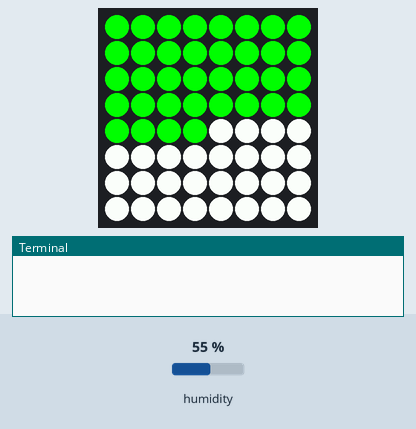
Recording of a program running on a simulated Raspberry Pi (BCM pin numbers) with a Sense HAT. On the bench: the Sense HAT's 8×8 RGB LED matrix, the last lines printed to the terminal. Inputs (shaded band) come from the test bench; at power-on: humidity 55 %.

Above: at 1.2 s.
1.3 s: humidity set to 22 %
At 3.6 s:
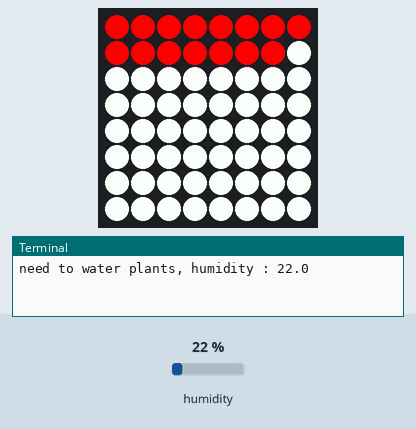
4.5 s: humidity set to 88 %
At 7.2 s:
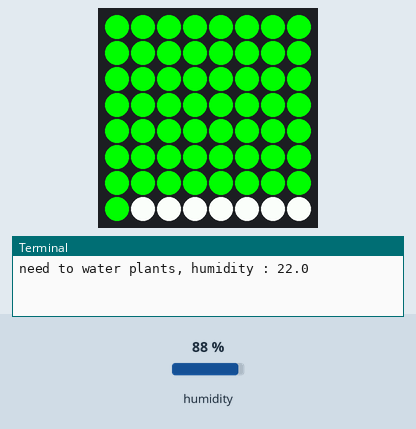
7.5 s: humidity set to 40 %
At 9.9 s:
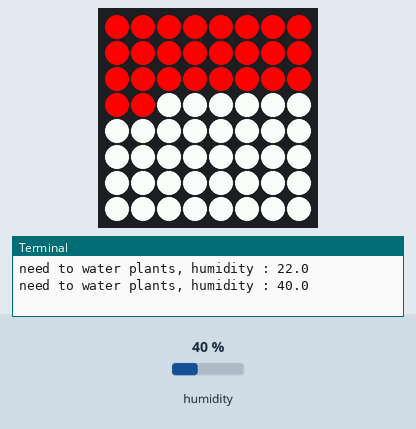
Timing chart, 0 to 11.4 s (numbered marks = the images above; inputs shaded):
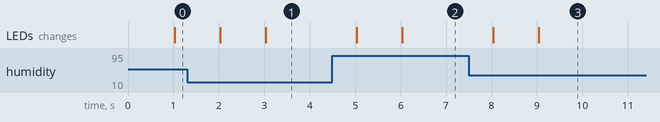

The program:

main.py
```python
from sense_hat import SenseHat
import time

sense = SenseHat()

green = (0, 255, 0)
red = (255, 0, 0)
blue = (0, 0, 255)
white = (255, 255, 255)

pre_hum = 0;
col = red

def trigger_water():
  global pre_hum
  global col
  humidity = sense.humidity
  humidity_value = 64 * humidity / 100
  pixels = [col if i < humidity_value else white for i in range(64)]
  if humidity < 50 and humidity != pre_hum:
    print("need to water plants, humidity : " + str(humidity))
    pre_hum = humidity
    col = red
  elif humidity != pre_hum:
    col = green
  sense.set_pixels(pixels)

while True:
    trigger_water()
    time.sleep(1)
```

Measured:
- after the input at 1.3 s, the LEDs: first change after 0.73 s (image 1 shows a later state)
- after the input at 4.5 s, the LEDs: first change after 0.53 s (image 2 shows a later state)
- after the input at 7.5 s, the LEDs: first change after 0.54 s (image 3 shows a later state)
